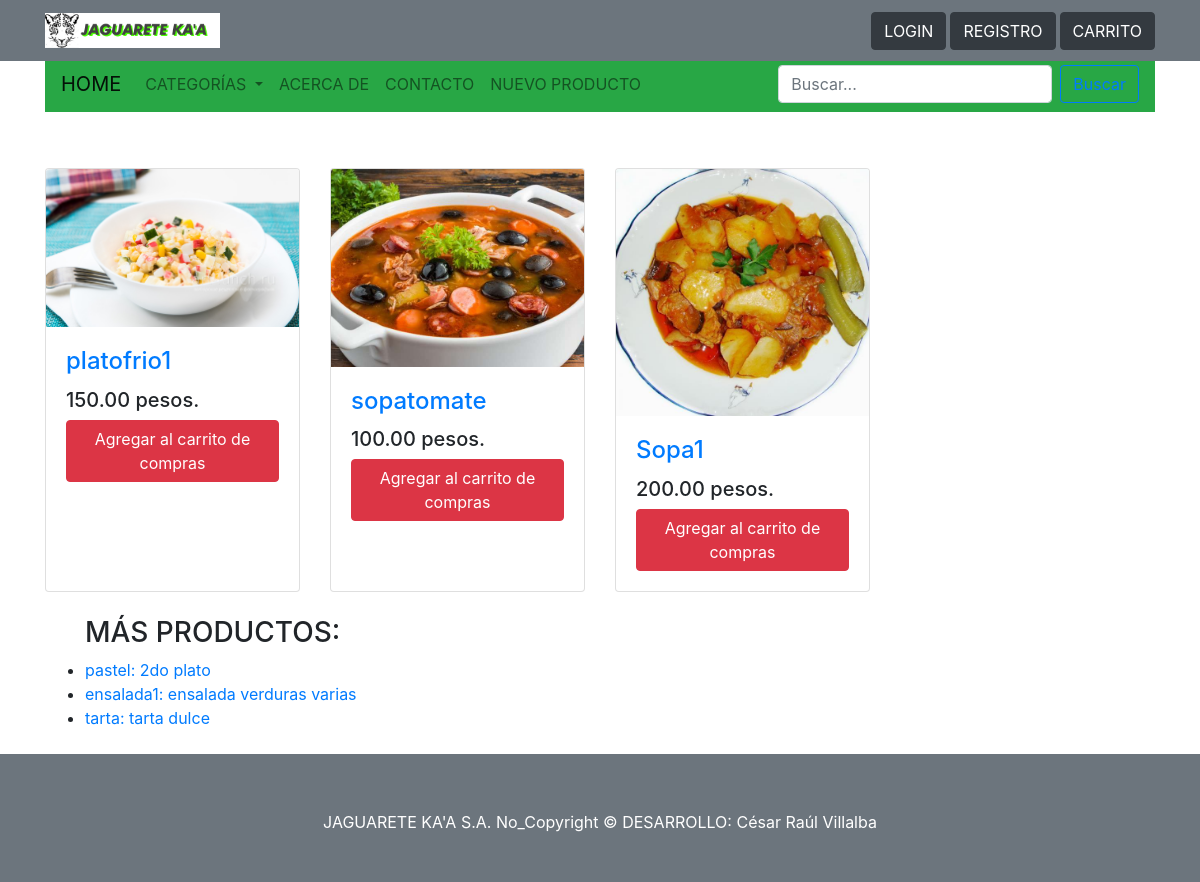
The page / on the database its author committed.
### product/models.py (models this page shows, shortened)
class Product(models.Model):
    STATUS = (
        ('True', 'True'),
        ('False', 'False'),
    )
    category = models.ForeignKey(Category, on_delete=models.CASCADE) #many to one relation with Category
    title = models.CharField(verbose_name='Nombre', max_length=150)
    keywords = models.CharField(verbose_name='Contraseña', max_length=255)
    description = models.TextField(verbose_name='Descripción',max_length=255)
    weight = models.PositiveIntegerField(verbose_name='Peso', default=0)
    image=models.ImageField(verbose_name='Imagen', upload_to='images/',null=False)
    price = models.DecimalField(verbose_name='Precio',max_digits=12, decimal_places=2,default=0)
    slug = models.SlugField(null=False, unique=True)
    status=models.CharField(verbose_name='Estado',max_length=10,choices=STATUS)
    create_at=models.DateTimeField(auto_now_add=True)
    update_at=models.DateTimeField(auto_now=True)
    class Meta:
        verbose_name='Producto'
        verbose_name_plural = "Productos"

### home/views.py (the view)
# urls.py: path('', views.index, name = 'home'),
def index(request):
    category = Category.objects.all()
    products_cold = Product.objects.all().order_by('category') [:3]
    products_cold2 = Product.objects.all().order_by('category') [3:10]
    context = {'category':category,'products_cold':products_cold,'products_cold2':products_cold2}
    return render(request,'home/home.html',context)

### home/templates/home/home.html
{%extends 'home/base.html'  %}
{%block content%}
<div class="row mt-5">
  {%for rs in products_cold%}
    <div class="col-lg-4 col-md-6 mb-2">
      <div class="card h-100">
        <a href="/product/{{rs.id}}/{{rs.slug}}"><img class="card-img-top" style="" width=50px src="{{rs.image.url}}" alt="prod"></a>
        <div class="card-body">
          <h4 class="card-title">
            <a href="/product/{{rs.id}}/{{rs.slug}}">{{rs.title}}</a>
          </h4>
          <h5>{{rs.price}} рesos.</h5>
          <a href="/order/addtoshopcart/{{rs.id}}"><button class="btn btn-danger">Agregar al carrito de compras</button></a>
        </div>
      </div>
    </div>
  {%endfor%}
</div>
  <div class="row mt-3">
      <div class="col-lg-6 col-md-6 mb-2">
        <ul>
          <h3> MÁS PRODUCTOS: </h3>
          {%for rs in products_cold2%}
          <li>
              <a href="/product/{{rs.id}}/{{rs.slug}}">{{rs.title}}: {{rs.description}} </a>
          </li>
          {%endfor%}
         </ul>
      </div>
</div>
{%endblock%}

### home/templates/home/base.html (shortened to what this page needs)
<!DOCTYPE html>
<html lang="es">
<head>
  {% load static %}
  <link rel="stylesheet" href="{% static 'home/css/bootstrap.min.css' %}">
  <link rel="stylesheet" href="{% static 'home/css/shop-homepage.css' %}" >
</head>
<body>
  <nav class="navbar navbar-expand-lg navbar-dark bg-secondary fixed-top mb-10">
    <div class="container">
      <a class="navbar-brand" href="{%url 'home'%}"> <img src="{% static 'home/img/jaguarete-kaa.png' %}" style="width: 70%;"></a>
          <div class="btn-toolbar" data-toggle="button" role="toolbar">
           {%if not user.is_authenticated%}
           <a class="btn btn-dark mr-1"  href="/login" role="button">LOGIN</a>
           <a class="btn btn-dark mr-1" href="/signup" role="button">REGISTRO</a>
           {%endif%}
           <a class="btn btn-dark" href="{%url 'shopcart'%}" role="button">CARRITO</a>
          </div>
  </div>
</nav>
<div class=container>
  <nav class="navbar navbar-expand-lg navbar-light bg-success">
    <a class="navbar-brand" href="{%url 'home'%}">HOME</a>
    <div class="collapse navbar-collapse" id="navbarSupportedContent">
      <ul class="navbar-nav mr-auto">
        <li class="nav-item dropdown">
          <a class="nav-link dropdown-toggle" href="#" id="navbarDropdown" role="button" data-toggle="dropdown" aria-haspopup="true" aria-expanded="false">
            CATEGORÍAS
          </a>
          {% load mptt_tags %}
        </li>
        <li class="nav-item">
          <a class="nav-link" href="#">ACERCA DE<span class="sr-only">(current)</span></a>
        </li>
        <li class="nav-item">
          <a class="nav-link" href="#">CONTACTO</a>
        </li>
        <li class="nav-item">
          <a class="nav-link" href="#">NUEVO PRODUCTO</a>
        </li>      </ul>
        <form class="form-inline my-2 my-lg-0" action="{% url 'product_resultado' %}" method="get">
          <input class="form-control mr-sm-2" name='buscar' type="text" placeholder="Buscar..." aria-label="Buscar">
          <button class="btn btn-outline-primary my-2 my-sm-0" type="submit">Buscar</button>
        </form>
    </div>
  </nav>
</div>
  <div class="container">
    <div class="row mt-2">
        {% load mptt_tags %}
      <div class="col-lg-9">
        {%block content%}
        {%endblock%}
      </div>
    </div>
  </div>
  <footer class="py-5 bg-secondary">
    <div class="container mt-2">
      <p class="m-0 text-center text-white">JAGUARETE KA'A S.A. No_Copyright &copy; DESARROLLO: César Raúl Villalba</p>
    </div>
  </footer>
</body>
</html>

### static/home/css/shop-homepage.css (style rules this page uses)
body { padding-top: 56px; }

### rows shown on the page
Product: image (picture), title "platofrio1", price "150.00"
Product: image (picture), title "sopatomate", price "100.00"
Product: image (picture), title "Sopa1", price "200.00"
Product: title "pastel", description "2do plato"
Product: title "ensalada1", description "ensalada verduras varias"
Product: title "tarta", description "tarta dulce"
